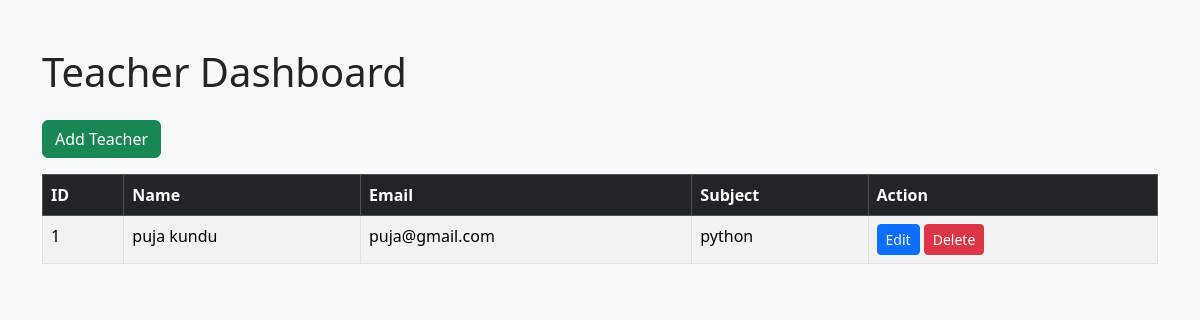
Before: /teachers with the older database file.
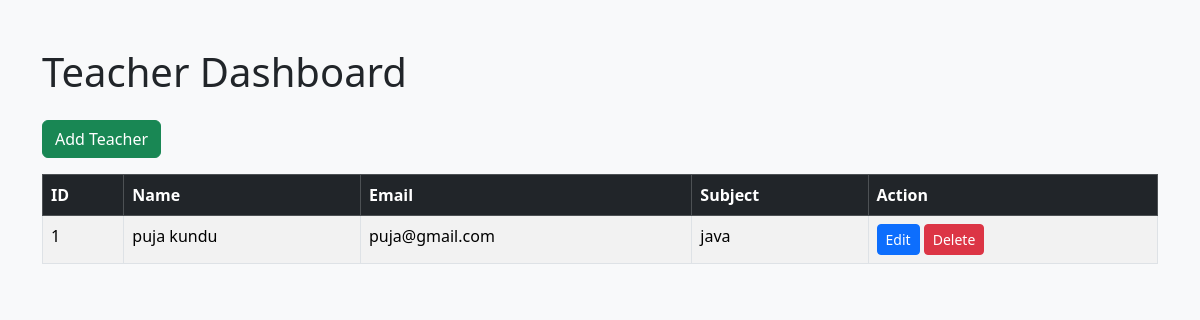
After: the same page with the newer database file.
### models.py (models this page shows)
class Teacher(db.Model):
    id = db.Column(db.Integer, primary_key=True)
    name = db.Column(db.String(100), nullable=False)
    email = db.Column(db.String(100), unique=True, nullable=False)
    subject = db.Column(db.String(100), nullable=False)

### app.py (the view)
@app.route("/teachers")
def teachers():
    teachers = Teacher.query.all()
    return render_template(
        "teacher_dashboard.html",
        teachers=teachers
    )

### templates/teacher_dashboard.html (shortened to what this page needs)
<!DOCTYPE html>
<html>
<head>
    <link href="https://cdn.jsdelivr.net/npm/bootstrap@5.3.3/dist/css/bootstrap.min.css" rel="stylesheet">
</head>
<body class="bg-light">
<div class="container mt-5">
    <h1 class="mb-4">Teacher Dashboard</h1>
    <a href="/add_teacher" class="btn btn-success mb-3">
        Add Teacher
    </a>
    <table class="table table-bordered table-striped">
        <thead class="table-dark">
            <tr>
                <th>ID</th>
                <th>Name</th>
                <th>Email</th>
                <th>Subject</th>
                <th>Action</th>
            </tr>
        </thead>
        <tbody>
            {% for teacher in teachers %}
            <tr>
                <td>{{ teacher.id }}</td>
                <td>{{ teacher.name }}</td>
                <td>{{ teacher.email }}</td>
                <td>{{ teacher.subject }}</td>
               <td>
    <a href="/edit_teacher/{{ teacher.id }}"
       class="btn btn-primary btn-sm">
       Edit
    </a>
    <a href="/delete_teacher/{{ teacher.id }}"
       class="btn btn-danger btn-sm">
       Delete
    </a>
</td>
            </tr>
            {% endfor %}
        </tbody>
    </table>
</div>
</body>
</html>

Changed rows visible on the page:
changed Teacher "puja kundu": subject "python" → "java"
